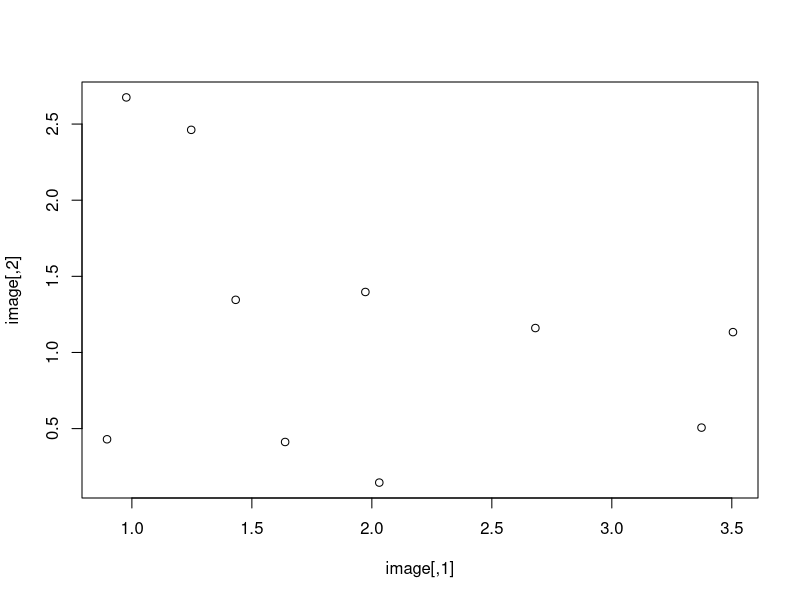
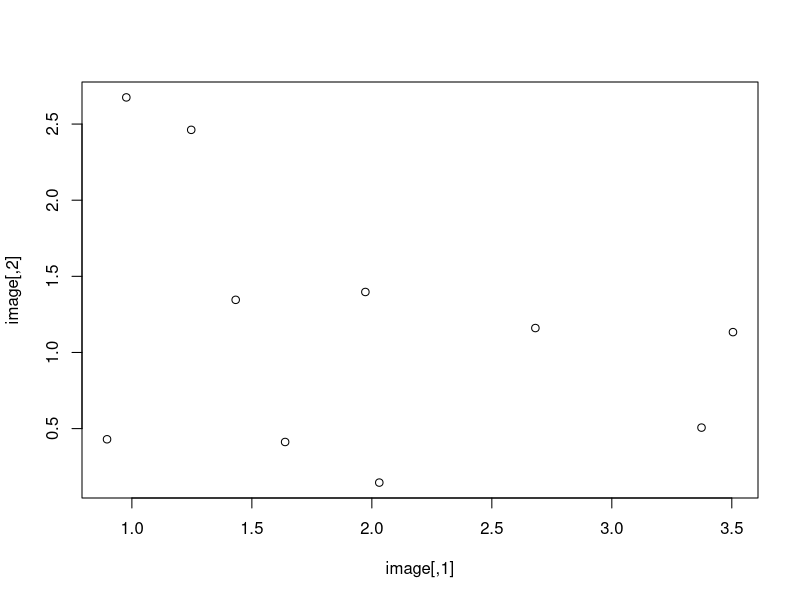

The R script that drew these images, in order: (Note: this script raises an error after producing the figures.)
f <- function(){
  100
}
f()

f <- function(){
  return(100)
}
f()
f <- function(){
  100
  30
}

f()

f <- function(){
  return(100)
  30
}
f()

my_mean <- function (x) {
  average <- sum(x, na.rm = T)/sum(!is.na(x))
  return(average)
}
data("precip")
precip
my_mean(x = precip)
my_mean(precip)

my_prod <- function (a, b) {
  prod <- a*b
  return(prod)
}
my_prod(10,15)
my_div <- function (a, b) {
  div <- a/b
  return(div)
}

my_div(10,15)
my_div(15,10)

my_div(b = 10, a = 15)
matrix(1,nrow = 2, ncol =3) 
matrix(1,nr = 2, nc =3) 
matrix(1,nc = 3, nr =2) 
matrix(1, nc = 3, nr =2) 

my_mean <- function (x, ...) {
  average <- sum(x, ...)/sum(!is.na(x), ...)
  return(average)
}

precip2 <- precip
precip2[1] <- NA
my_mean(precip2)
my_mean(precip2, na.rm=T)

formals(mean)
mean(precip)


my_mean <- function (x = 1, ...) {
  average <- sum(x, ...)/sum(!is.na(x), ...)
  return(average)
}
my_mean()

set.seed(123)
x <- rnorm(10)
my_mean <- function (...) {
  average <- sum(x, ...)/sum(!is.na(x), ...)
  return(average)
}
my_mean()

# infix functions
1 + 2
"+"(1,2)
"*"(1,2)

"%^%" <- function(a,b){
  prod = a * b
  abs(prod)
}
"%^%"(-1, 10)

-1 %^% 10

# class argument
image <- matrix(rgamma(100, shape = 2), 10, 10)
class(image) <- NULL
class(image) <- "pixel"
plot(image)
plot.default(image)
plot.pixel(image)
plot.pixel <- function(mat) {
  heatmap(mat, Colv=NA, Rowv=NA, 
          labRow=NA, labCol=NA, scale="none")
}
plot(image)
class(image) = "pixel"

var <- function(x) 100
stats::var(precip)
var(precip)
# require(ggplot2)
ggplot2::qplot(precip)

# St Petersburg paradox
# arguments are defined with default values
st_petersburg_game <- function(
  n_games = 10,
  fee = 10,
  seed = 1234,
  plot = FALSE,
  ... # to be passed to histogram
){
  # st Petersburg game
  gains <- vector(mode = "double", length = n_games)
  
  set.seed(seed)
  
  for(i in 1:n_games){
    head <- TRUE
    bet <- 1
    while (head) {
      # toss a coin
      x <- rbinom(n = 1, size = 1, prob = 0.5) 
      
      # verify the coin
      if(x == 0){
        head <- FALSE
      }
      
      # update the bet
      bet <- bet * 2
    }
    # save the result
    gains[i] <- bet - fee
  }
  
  # Plot
  if(plot) hist(gains, ...)
  
  return(gains)
}

# some calls of the function
st_petersburg_game()
st_petersburg_game(plot=TRUE)
st_petersburg_game(n_games = 100, plot=TRUE)
st_petersburg_game(n_games = 100, plot=TRUE, main = "Gain in St-Petersburg games")
